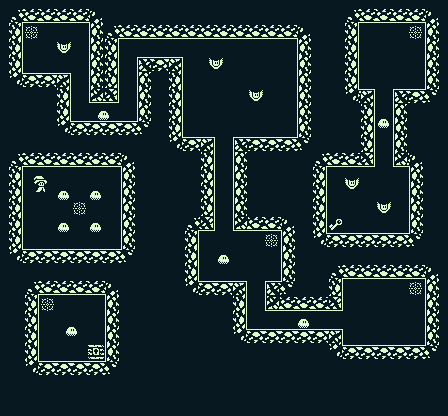

This game map was drawn from its Tiled (.tmx) file and the tilesets committed beside it. A one-line description and the trimmed map source follow:
An orthogonal 56x52 tile map with 8x8 px tiles, 3 tile layers (Tile Layer 1, walls, actors), 2 tilesets.

<map version="1.0" tiledversion="1.1.4" orientation="orthogonal" renderorder="right-down" width="56" height="52" tilewidth="8" tileheight="8" infinite="0" nextobjectid="1">
 <tileset firstgid="1" name="backgroundTiles" tilewidth="16" tileheight="16" tilecount="40" columns="10">
  <image source="../backgroundTiles.png" width="160" height="64" />
 </tileset>
 <tileset firstgid="41" name="actorTiles" tilewidth="16" tileheight="16" tilecount="20" columns="5">
  <image source="../actorTiles.png" width="80" height="64" />
 </tileset>
 <layer name="Tile Layer 1" width="56" height="52">
  <data>[2912 cells, 2912 non-empty, 1 distinct tile ids]</data>
 </layer>
 <layer name="walls" width="56" height="52">
  <data>[2912 cells, 225 non-empty, 14 distinct tile ids]</data>
 </layer>
 <layer name="actors" width="56" height="52">
  <data>[2912 cells, 17 non-empty, 5 distinct tile ids]</data>
 </layer>
</map>
